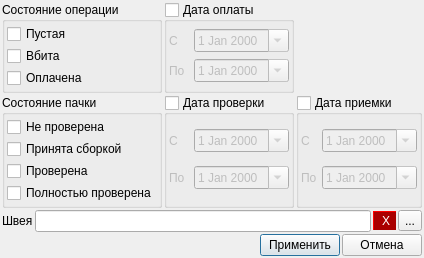
<?xml version="1.0" encoding="UTF-8"?>
<ui version="4.0">
 <class>Dialog</class>
 <widget class="QDialog" name="Dialog">
  <property name="geometry">
   <rect>
    <x>0</x>
    <y>0</y>
    <width>375</width>
    <height>224</height>
   </rect>
  </property>
  <property name="windowTitle">
   <string>Фильтр операций</string>
  </property>
  <layout class="QGridLayout" name="gridLayout_7">
   <property name="leftMargin">
    <number>2</number>
   </property>
   <property name="topMargin">
    <number>2</number>
   </property>
   <property name="rightMargin">
    <number>2</number>
   </property>
   <property name="bottomMargin">
    <number>2</number>
   </property>
   <property name="spacing">
    <number>2</number>
   </property>
   <item row="0" column="0">
    <widget class="QGroupBox" name="groupBox">
     <property name="styleSheet">
      <string notr="true"/>
     </property>
     <property name="title">
      <string>Состояние операции</string>
     </property>
     <layout class="QGridLayout" name="gridLayout">
      <property name="leftMargin">
       <number>2</number>
      </property>
      <property name="topMargin">
       <number>2</number>
      </property>
      <property name="rightMargin">
       <number>2</number>
      </property>
      <property name="bottomMargin">
       <number>2</number>
      </property>
      <property name="spacing">
       <number>2</number>
      </property>
      <item row="0" column="0">
       <widget class="QCheckBox" name="cb_operation_nul">
        <property name="text">
         <string>Пустая</string>
        </property>
       </widget>
      </item>
      <item row="1" column="0">
       <widget class="QCheckBox" name="cb_operation_in">
        <property name="enabled">
         <bool>true</bool>
        </property>
        <property name="text">
         <string>Вбита</string>
        </property>
        <property name="checked">
         <bool>false</bool>
        </property>
       </widget>
      </item>
      <item row="2" column="0">
       <widget class="QCheckBox" name="cb_operation_pay">
        <property name="text">
         <string>Оплачена</string>
        </property>
       </widget>
      </item>
     </layout>
    </widget>
   </item>
   <item row="1" column="1">
    <widget class="QGroupBox" name="gb_date_complette">
     <property name="title">
      <string>Дата проверки</string>
     </property>
     <property name="checkable">
      <bool>true</bool>
     </property>
     <property name="checked">
      <bool>false</bool>
     </property>
     <layout class="QGridLayout" name="gridLayout_4">
      <property name="leftMargin">
       <number>2</number>
      </property>
      <property name="topMargin">
       <number>2</number>
      </property>
      <property name="rightMargin">
       <number>2</number>
      </property>
      <property name="bottomMargin">
       <number>2</number>
      </property>
      <property name="spacing">
       <number>2</number>
      </property>
      <item row="0" column="1">
       <widget class="QDateEdit" name="de_pack_date_complette_from">
        <property name="wrapping">
         <bool>false</bool>
        </property>
        <property name="frame">
         <bool>true</bool>
        </property>
        <property name="buttonSymbols">
         <enum>QAbstractSpinBox::UpDownArrows</enum>
        </property>
        <property name="accelerated">
         <bool>false</bool>
        </property>
        <property name="calendarPopup">
         <bool>true</bool>
        </property>
       </widget>
      </item>
      <item row="1" column="1">
       <widget class="QDateEdit" name="de_pack_date_complette_to">
        <property name="calendarPopup">
         <bool>true</bool>
        </property>
       </widget>
      </item>
      <item row="0" column="0">
       <widget class="QLabel" name="label_3">
        <property name="text">
         <string>С</string>
        </property>
       </widget>
      </item>
      <item row="1" column="0">
       <widget class="QLabel" name="label_4">
        <property name="text">
         <string>По</string>
        </property>
       </widget>
      </item>
     </layout>
    </widget>
   </item>
   <item row="0" column="1">
    <widget class="QGroupBox" name="gp_date_pay">
     <property name="title">
      <string>Дата оплаты</string>
     </property>
     <property name="checkable">
      <bool>true</bool>
     </property>
     <property name="checked">
      <bool>false</bool>
     </property>
     <layout class="QGridLayout" name="gridLayout_6">
      <property name="leftMargin">
       <number>2</number>
      </property>
      <property name="topMargin">
       <number>2</number>
      </property>
      <property name="rightMargin">
       <number>2</number>
      </property>
      <property name="bottomMargin">
       <number>2</number>
      </property>
      <property name="spacing">
       <number>2</number>
      </property>
      <item row="0" column="1">
       <widget class="QDateEdit" name="de_date_pay_from">
        <property name="wrapping">
         <bool>false</bool>
        </property>
        <property name="frame">
         <bool>true</bool>
        </property>
        <property name="buttonSymbols">
         <enum>QAbstractSpinBox::UpDownArrows</enum>
        </property>
        <property name="accelerated">
         <bool>false</bool>
        </property>
        <property name="calendarPopup">
         <bool>true</bool>
        </property>
       </widget>
      </item>
      <item row="1" column="1">
       <widget class="QDateEdit" name="de_date_pay_to">
        <property name="calendarPopup">
         <bool>true</bool>
        </property>
       </widget>
      </item>
      <item row="0" column="0">
       <widget class="QLabel" name="label_5">
        <property name="text">
         <string>С</string>
        </property>
       </widget>
      </item>
      <item row="1" column="0">
       <widget class="QLabel" name="label_6">
        <property name="text">
         <string>По</string>
        </property>
       </widget>
      </item>
     </layout>
    </widget>
   </item>
   <item row="1" column="2">
    <widget class="QGroupBox" name="gb_date_make">
     <property name="title">
      <string>Дата приемки</string>
     </property>
     <property name="checkable">
      <bool>true</bool>
     </property>
     <property name="checked">
      <bool>false</bool>
     </property>
     <layout class="QGridLayout" name="gridLayout_3">
      <property name="leftMargin">
       <number>2</number>
      </property>
      <property name="topMargin">
       <number>2</number>
      </property>
      <property name="rightMargin">
       <number>2</number>
      </property>
      <property name="bottomMargin">
       <number>2</number>
      </property>
      <property name="spacing">
       <number>2</number>
      </property>
      <item row="0" column="1">
       <widget class="QDateEdit" name="de_pack_date_make_from">
        <property name="wrapping">
         <bool>false</bool>
        </property>
        <property name="frame">
         <bool>true</bool>
        </property>
        <property name="buttonSymbols">
         <enum>QAbstractSpinBox::UpDownArrows</enum>
        </property>
        <property name="accelerated">
         <bool>false</bool>
        </property>
        <property name="calendarPopup">
         <bool>true</bool>
        </property>
       </widget>
      </item>
      <item row="1" column="1">
       <widget class="QDateEdit" name="de_pack_date_make_to">
        <property name="calendarPopup">
         <bool>true</bool>
        </property>
       </widget>
      </item>
      <item row="0" column="0">
       <widget class="QLabel" name="label">
        <property name="text">
         <string>С</string>
        </property>
       </widget>
      </item>
      <item row="1" column="0">
       <widget class="QLabel" name="label_2">
        <property name="text">
         <string>По</string>
        </property>
       </widget>
      </item>
     </layout>
    </widget>
   </item>
   <item row="1" column="0">
    <widget class="QGroupBox" name="groupBox_2">
     <property name="title">
      <string>Состояние пачки</string>
     </property>
     <layout class="QGridLayout" name="gridLayout_2">
      <property name="leftMargin">
       <number>2</number>
      </property>
      <property name="topMargin">
       <number>2</number>
      </property>
      <property name="rightMargin">
       <number>2</number>
      </property>
      <property name="bottomMargin">
       <number>2</number>
      </property>
      <property name="spacing">
       <number>2</number>
      </property>
      <item row="1" column="0">
       <widget class="QCheckBox" name="cb_pack_make">
        <property name="text">
         <string>Принята сборкой</string>
        </property>
        <property name="checked">
         <bool>false</bool>
        </property>
       </widget>
      </item>
      <item row="0" column="0">
       <widget class="QCheckBox" name="cb_pack_none">
        <property name="text">
         <string>Не проверена</string>
        </property>
       </widget>
      </item>
      <item row="2" column="0">
       <widget class="QCheckBox" name="cb_pack_complette">
        <property name="text">
         <string>Проверена</string>
        </property>
        <property name="checked">
         <bool>false</bool>
        </property>
       </widget>
      </item>
      <item row="3" column="0">
       <widget class="QCheckBox" name="cb_pack_ok">
        <property name="text">
         <string>Полностью проверена</string>
        </property>
        <property name="checked">
         <bool>false</bool>
        </property>
       </widget>
      </item>
     </layout>
    </widget>
   </item>
   <item row="2" column="0" colspan="3">
    <layout class="QHBoxLayout" name="horizontalLayout">
     <item>
      <widget class="QLabel" name="label_7">
       <property name="text">
        <string>Швея</string>
       </property>
      </widget>
     </item>
     <item>
      <widget class="QLineEdit" name="le_work">
       <property name="readOnly">
        <bool>true</bool>
       </property>
      </widget>
     </item>
     <item>
      <widget class="QToolButton" name="toolButton_10">
       <property name="styleSheet">
        <string notr="true">background-color: rgb(170, 0, 0);
color: rgb(255, 255, 255);
border-style: outset;
border-width: 1px;
border-color: rgb(170, 0, 0);
</string>
       </property>
       <property name="text">
        <string> X</string>
       </property>
      </widget>
     </item>
     <item>
      <widget class="QToolButton" name="toolButton">
       <property name="text">
        <string>...</string>
       </property>
      </widget>
     </item>
    </layout>
   </item>
   <item row="3" column="0" colspan="3">
    <layout class="QHBoxLayout" name="horizontalLayout_2">
     <item>
      <spacer name="horizontalSpacer">
       <property name="orientation">
        <enum>Qt::Horizontal</enum>
       </property>
       <property name="sizeHint" stdset="0">
        <size>
         <width>40</width>
         <height>20</height>
        </size>
       </property>
      </spacer>
     </item>
     <item>
      <widget class="QPushButton" name="pushButton_2">
       <property name="text">
        <string>Применить</string>
       </property>
      </widget>
     </item>
     <item>
      <widget class="QPushButton" name="pushButton">
       <property name="text">
        <string>Отмена</string>
       </property>
      </widget>
     </item>
    </layout>
   </item>
  </layout>
 </widget>
 <resources/>
 <connections>
  <connection>
   <sender>pushButton</sender>
   <signal>clicked()</signal>
   <receiver>Dialog</receiver>
   <slot>ui_can()</slot>
   <hints>
    <hint type="sourcelabel">
     <x>348</x>
     <y>212</y>
    </hint>
    <hint type="destinationlabel">
     <x>333</x>
     <y>223</y>
    </hint>
   </hints>
  </connection>
  <connection>
   <sender>pushButton_2</sender>
   <signal>clicked()</signal>
   <receiver>Dialog</receiver>
   <slot>ui_acc()</slot>
   <hints>
    <hint type="sourcelabel">
     <x>265</x>
     <y>211</y>
    </hint>
    <hint type="destinationlabel">
     <x>246</x>
     <y>223</y>
    </hint>
   </hints>
  </connection>
  <connection>
   <sender>toolButton</sender>
   <signal>clicked()</signal>
   <receiver>Dialog</receiver>
   <slot>ui_view_staff()</slot>
   <hints>
    <hint type="sourcelabel">
     <x>361</x>
     <y>183</y>
    </hint>
    <hint type="destinationlabel">
     <x>406</x>
     <y>181</y>
    </hint>
   </hints>
  </connection>
  <connection>
   <sender>toolButton_10</sender>
   <signal>clicked()</signal>
   <receiver>Dialog</receiver>
   <slot>ui_del_work()</slot>
   <hints>
    <hint type="sourcelabel">
     <x>325</x>
     <y>187</y>
    </hint>
    <hint type="destinationlabel">
     <x>487</x>
     <y>183</y>
    </hint>
   </hints>
  </connection>
 </connections>
 <slots>
  <slot>ui_can()</slot>
  <slot>ui_acc()</slot>
  <slot>ui_view_staff()</slot>
  <slot>ui_del_work()</slot>
 </slots>
</ui>
